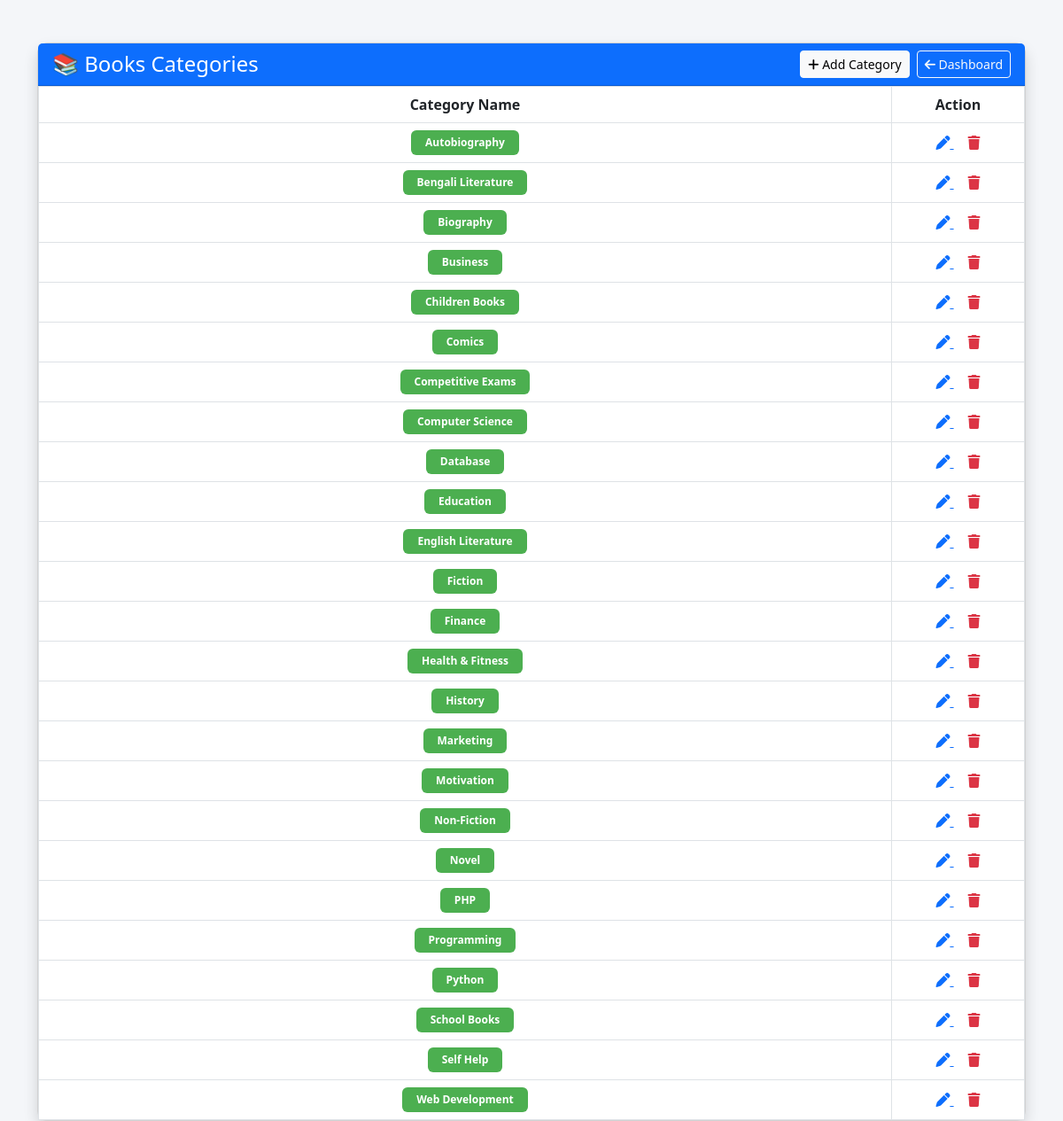
Page /admin/view_book_category.php on the committed database.
### tables this page shows
CREATE TABLE `categories` (
  `id` int(11) NOT NULL,
  `category_name` varchar(100) NOT NULL,
  `created_at` timestamp NOT NULL DEFAULT current_timestamp()
);

### admin/view_book_category.php (the view, shortened to what this page needs)
<?php
include('database/connection.php');
$query = "SELECT * FROM categories ORDER BY category_name ASC";
$result = mysqli_query($conn, $query);
?>
<!DOCTYPE html>
<html lang="en">
<head>
<link href="https://cdn.jsdelivr.net/npm/bootstrap@5.3.0/dist/css/bootstrap.min.css" rel="stylesheet">
<link rel="stylesheet" href="https://cdnjs.cloudflare.com/ajax/libs/font-awesome/6.5.0/css/all.min.css">
</head>
<body>
<div class="container mt-5">
  <div class="row">
    <div class="col-md-12">
      <div class="card shadow">
        <div class="card-header bg-primary text-white d-flex justify-content-between align-items-center">
          <h4 class="mb-0">📚 Books Categories</h4>
          <div class="d-flex gap-2">
            <a href="add_book_category.php" class="btn btn-light btn-sm">
              <i class="fas fa-plus"></i> Add Category
            </a>
            <a href="index.php" class="btn btn-outline-light btn-sm">
              <i class="fas fa-arrow-left"></i> Dashboard
            </a>
          </div>
        </div>
        <div class="card-body p-0">
          <table class="table table-bordered table-hover mb-0 text-center align-middle">
            <thead>
              <tr>
                <th>Category Name</th>
                <th width="150">Action</th>
              </tr>
            </thead>
            <tbody>
              <?php if(mysqli_num_rows($result) > 0){ ?>
                <?php while($row = mysqli_fetch_assoc($result)){ ?>
                  <tr>
                    <td>
                      <span class="badge badge-custom px-3 py-2">
                        <?php echo $row['category_name']; ?>
                      </span>
                    </td>
                    <td class="action-btn">
                      <a href="edit_books_category.php?id=<?php echo $row['id']; ?>" title="Edit">
                        <i class="fas fa-pen edit"></i>
                      </a>
                      <a href="delete_books_category.php?id=<?php echo $row['id']; ?>"
                         onclick="return confirm('Are you sure?')" title="Delete">
                        <i class="fas fa-trash delete"></i>
                      </a>
                    </td>
                  </tr>
                <?php } ?>
              <?php } else { ?>
                <tr>
                  <td colspan="2">No category found</td>
                </tr>
              <?php } ?>
            </tbody>
          </table>
        </div>
      </div>
    </div>
  </div>
</div>
</body>
</html>

### admin/view_book_category.php (style rules this page uses)
body { background:#f4f6f9; }
.card { border-radius:12px; }
.table thead { background:#2563eb; color:#fff; }
.badge-custom { background:#4caf50; }
.action-btn i { font-size:16px; }
.action-btn .edit { color:#0d6efd; }
.action-btn .delete { color:#dc3545; }
.action-btn a { margin:0 8px; }

### rows in the picture
categories: category_name "Autobiography"
categories: category_name "Bengali Literature"
categories: category_name "Biography"
categories: category_name "Business"
categories: category_name "Children Books"
categories: category_name "Comics"
categories: category_name "Competitive Exams"
categories: category_name "Computer Science"
categories: category_name "Database"
categories: category_name "Education"
categories: category_name "English Literature"
categories: category_name "Fiction"
categories: category_name "Finance"
categories: category_name "Health & Fitness"
categories: category_name "History"
categories: category_name "Marketing"
categories: category_name "Motivation"
categories: category_name "Non-Fiction"
categories: category_name "Novel"
categories: category_name "PHP"
categories: category_name "Programming"
categories: category_name "Python"
categories: category_name "School Books"
categories: category_name "Self Help"
categories: category_name "Web Development"
